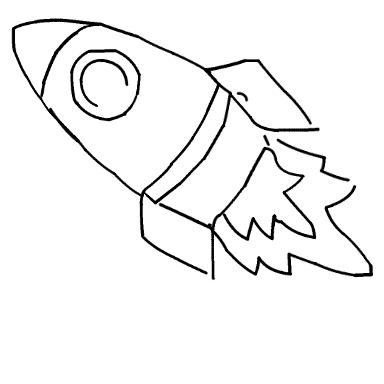
#> input picture stitching_test/rocket_0_pred.png, 384 x 384 px
$ python main.py
#> lines starting #> are read from the running program, lines starting #| are printed output that depends on the picture
from PIL import Image

img0 = Image.open("rocket_0_pred.png")
#> img0 is the input picture: PIL image 384x384 L; min 0, max 255, mean 243.1
img1 = Image.open("rocket_1_pred.png")
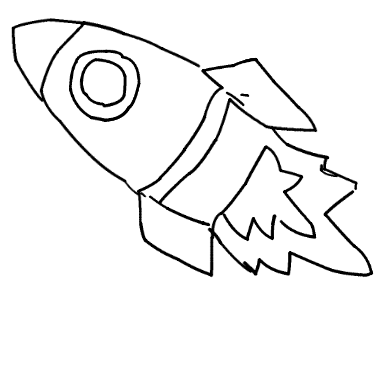
#> input picture stitching_test/rocket_1_pred.png, 384 x 384 px
#> img1 is the input picture: PIL image 384x384 L; min 0, max 255, mean 242.5
img2 = Image.open("rocket_2_pred.png")
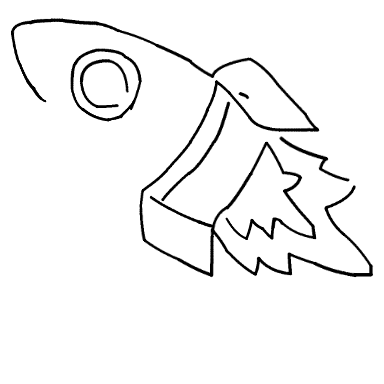
#> input picture stitching_test/rocket_2_pred.png, 384 x 384 px
#> img2 is the input picture: PIL image 384x384 L; min 0, max 255, mean 244.2
img3 = Image.open("rocket_3_pred.png")
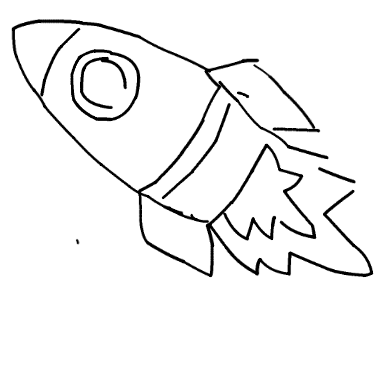
#> input picture stitching_test/rocket_3_pred.png, 384 x 384 px
#> img3 is the input picture: PIL image 384x384 L; min 0, max 255, mean 242.7
img4 = Image.open("rocket_4_pred.png")
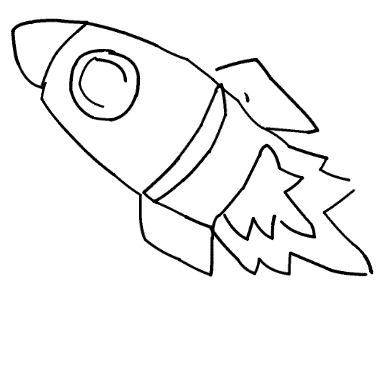
#> input picture stitching_test/rocket_4_pred.png, 384 x 384 px
#> img4 is the input picture: PIL image 384x384 L; min 0, max 255, mean 243
img5 = Image.open("rocket_5_pred.png")
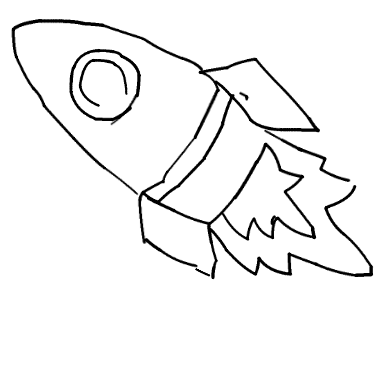
#> input picture stitching_test/rocket_5_pred.png, 384 x 384 px
#> img5 is the input picture: PIL image 384x384 L; min 0, max 255, mean 243.5
#> (the run stopped early here; a loop or call above may not have finished)
